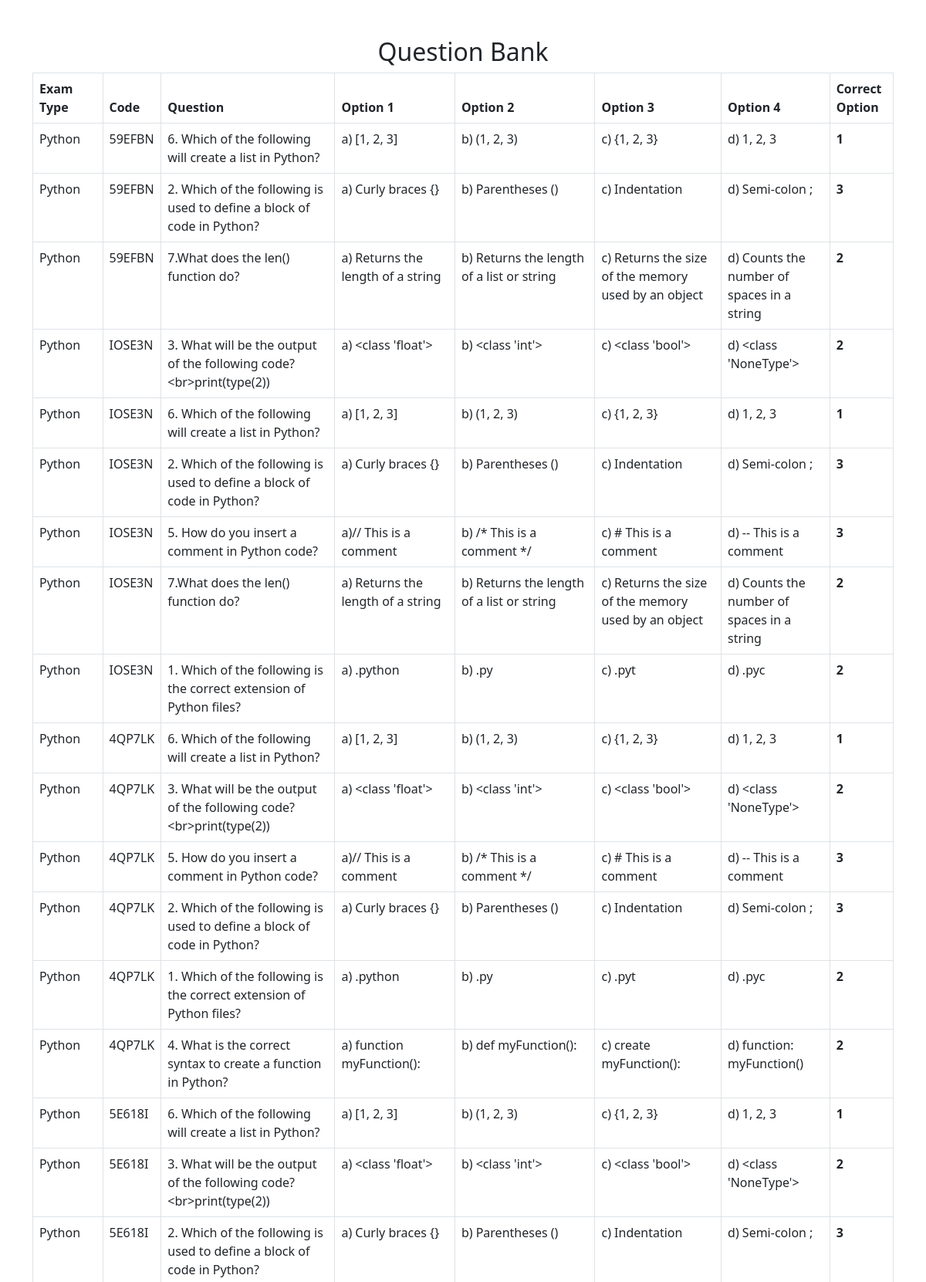
Page /view_question_bank.php (upper part) on the committed database.
### tables this page shows
CREATE TABLE `question_bank` (
  `id` int(11) NOT NULL,
  `exam_type` varchar(50) DEFAULT NULL,
  `code` varchar(6) DEFAULT NULL,
  `question` text DEFAULT NULL,
  `option1` text DEFAULT NULL,
  `option2` text DEFAULT NULL,
  `option3` text DEFAULT NULL,
  `option4` text DEFAULT NULL,
  `correct_option` int(11) DEFAULT NULL
);

### view_question_bank.php (the view, shortened to what this page needs)
<?php
include 'conn.php';
$query = "SELECT * FROM question_bank ORDER BY id DESC";
$result = $conn->query($query);
?>
<!DOCTYPE html>
<html lang="en">
<head>
    <link rel="stylesheet" href="https://cdn.jsdelivr.net/npm/bootstrap@5.3.0/dist/css/bootstrap.min.css">
</head>
<body>
    <div class="container mt-5">
        <h2 class="text-center">Question Bank</h2>
        <table class="table table-bordered">
            <thead>
                <tr>
                    <th>Exam Type</th>
                    <th>Code</th>
                    <th>Question</th>
                    <th>Option 1</th>
                    <th>Option 2</th>
                    <th>Option 3</th>
                    <th>Option 4</th>
                    <th>Correct Option</th>
                </tr>
            </thead>
            <tbody>
                <?php while ($row = $result->fetch_assoc()): ?>
                    <tr>
                        <td><?= htmlspecialchars($row['exam_type']); ?></td>
                        <td><?= htmlspecialchars($row['code']); ?></td>
                        <td><?= htmlspecialchars($row['question']); ?></td>
                        <td><?= htmlspecialchars($row['option1']); ?></td>
                        <td><?= htmlspecialchars($row['option2']); ?></td>
                        <td><?= htmlspecialchars($row['option3']); ?></td>
                        <td><?= htmlspecialchars($row['option4']); ?></td>
                        <td><strong><?= $row['correct_option']; ?></strong></td>
                    </tr>
                <?php endwhile; ?>
            </tbody>
        </table>
    </div>
</body>
</html>

### rows in the picture
question_bank: exam_type "Python", code "59EFBN", question "6. Which of the following will create a list in Python?", option1 "a) [1, 2, 3]", option2 "b) (1, 2, 3)", option3 "c) {1, 2, 3}", option4 "d) 1, 2, 3", correct_option "1"
question_bank: exam_type "Python", code "59EFBN", question "2. Which of the following is used to define a block of code in Python?", option1 "a) Curly braces {}", option2 "b) Parentheses ()", option3 "c) Indentation", option4 "d) Semi-colon ;", correct_option "3"
question_bank: exam_type "Python", code "59EFBN", question "7.What does the len() function do?", option1 "a) Returns the length of a string", option2 "b) Returns the length of a list or string", option3 "c) Returns the size of the memory used by an object", option4 "d) Counts the number of spaces in a string", correct_option "2"
question_bank: exam_type "Python", code "IOSE3N", question "3. What will be the output of the following code?<br>print(type(2))", option1 "a) <class 'float'>", option2 "b) <class 'int'>", option3 "c) <class 'bool'>", option4 "d) <class 'NoneType'>", correct_option "2"
question_bank: exam_type "Python", code "IOSE3N", question "6. Which of the following will create a list in Python?", option1 "a) [1, 2, 3]", option2 "b) (1, 2, 3)", option3 "c) {1, 2, 3}", option4 "d) 1, 2, 3", correct_option "1"
question_bank: exam_type "Python", code "IOSE3N", question "2. Which of the following is used to define a block of code in Python?", option1 "a) Curly braces {}", option2 "b) Parentheses ()", option3 "c) Indentation", option4 "d) Semi-colon ;", correct_option "3"
question_bank: exam_type "Python", code "IOSE3N", question "5. How do you insert a comment in Python code?", option1 "a)// This is a comment", option2 "b) /* This is a comment */", option3 "c) # This is a comment", option4 "d) -- This is a comment", correct_option "3"
question_bank: exam_type "Python", code "IOSE3N", question "7.What does the len() function do?", option1 "a) Returns the length of a string", option2 "b) Returns the length of a list or string", option3 "c) Returns the size of the memory used by an object", option4 "d) Counts the number of spaces in a string", correct_option "2"
question_bank: exam_type "Python", code "IOSE3N", question "1. Which of the following is the correct extension of Python files?", option1 "a) .python", option2 "b) .py", option3 "c) .pyt", option4 "d) .pyc", correct_option "2"
question_bank: exam_type "Python", code "4QP7LK", question "6. Which of the following will create a list in Python?", option1 "a) [1, 2, 3]", option2 "b) (1, 2, 3)", option3 "c) {1, 2, 3}", option4 "d) 1, 2, 3", correct_option "1"
question_bank: exam_type "Python", code "4QP7LK", question "3. What will be the output of the following code?<br>print(type(2))", option1 "a) <class 'float'>", option2 "b) <class 'int'>", option3 "c) <class 'bool'>", option4 "d) <class 'NoneType'>", correct_option "2"
question_bank: exam_type "Python", code "4QP7LK", question "5. How do you insert a comment in Python code?", option1 "a)// This is a comment", option2 "b) /* This is a comment */", option3 "c) # This is a comment", option4 "d) -- This is a comment", correct_option "3"
question_bank: exam_type "Python", code "4QP7LK", question "2. Which of the following is used to define a block of code in Python?", option1 "a) Curly braces {}", option2 "b) Parentheses ()", option3 "c) Indentation", option4 "d) Semi-colon ;", correct_option "3"
question_bank: exam_type "Python", code "4QP7LK", question "1. Which of the following is the correct extension of Python files?", option1 "a) .python", option2 "b) .py", option3 "c) .pyt", option4 "d) .pyc", correct_option "2"
question_bank: exam_type "Python", code "4QP7LK", question "4. What is the correct syntax to create a function in Python?", option1 "a) function myFunction():", option2 "b) def myFunction():", option3 "c) create myFunction():", option4 "d) function: myFunction()", correct_option "2"
question_bank: exam_type "Python", code "5E618I", question "6. Which of the following will create a list in Python?", option1 "a) [1, 2, 3]", option2 "b) (1, 2, 3)", option3 "c) {1, 2, 3}", option4 "d) 1, 2, 3", correct_option "1"
question_bank: exam_type "Python", code "5E618I", question "3. What will be the output of the following code?<br>print(type(2))", option1 "a) <class 'float'>", option2 "b) <class 'int'>", option3 "c) <class 'bool'>", option4 "d) <class 'NoneType'>", correct_option "2"
question_bank: exam_type "Python", code "5E618I", question "2. Which of the following is used to define a block of code in Python?", option1 "a) Curly braces {}", option2 "b) Parentheses ()", option3 "c) Indentation", option4 "d) Semi-colon ;", correct_option "3"
